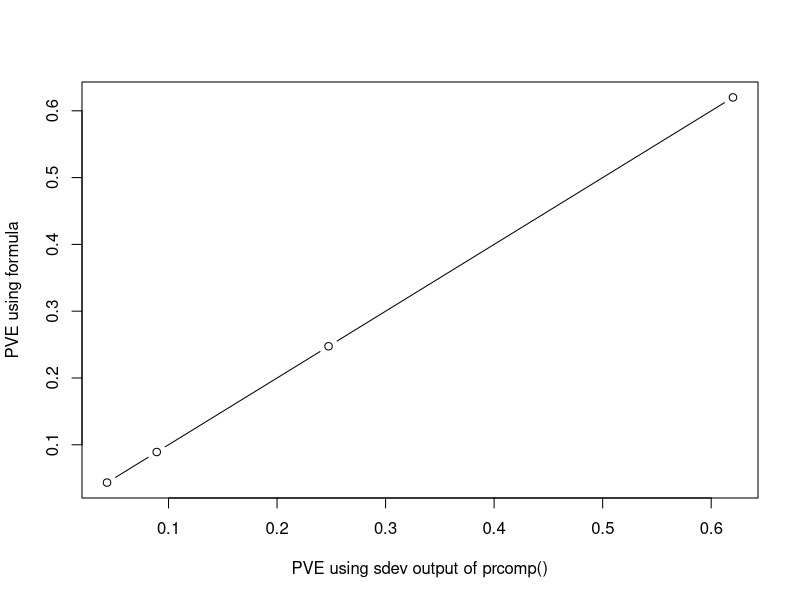

Here is the R script that generated this plot:
## ---- chunk 1
knitr::opts_chunk$set(echo = TRUE)

## ---- chunk 2
pr.out = prcomp(USArrests, scale. = TRUE)
pve.sd = pr.out$sdev^2/sum(pr.out$sdev^2)
## ---- chunk 3
USArrests.scaled = scale(USArrests)
den.for = sum(USArrests.scaled^2)
num.for = colSums(pr.out$x^2)
pve.for = num.for/den.for

plot(pve.sd, pve.for, type = "b", pch = 1, xlab = "PVE using sdev output of prcomp()", 
     ylab = "PVE using formula")
